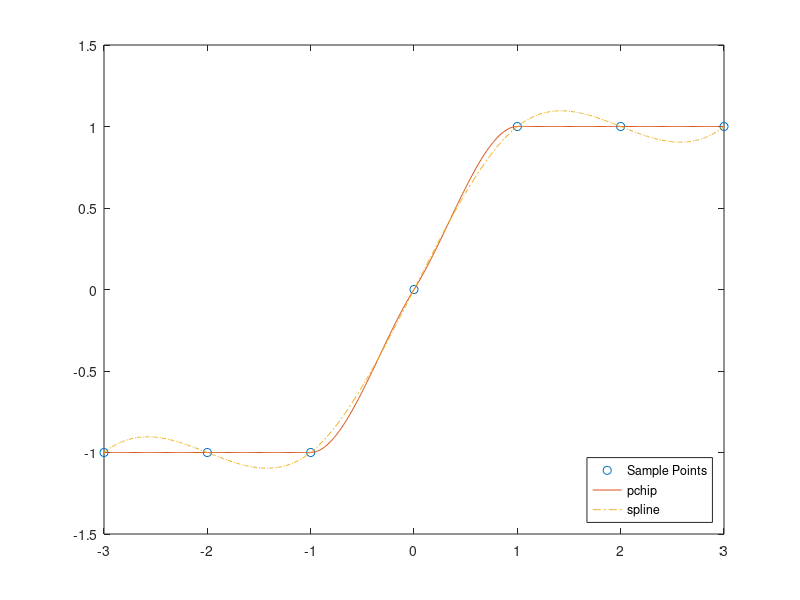
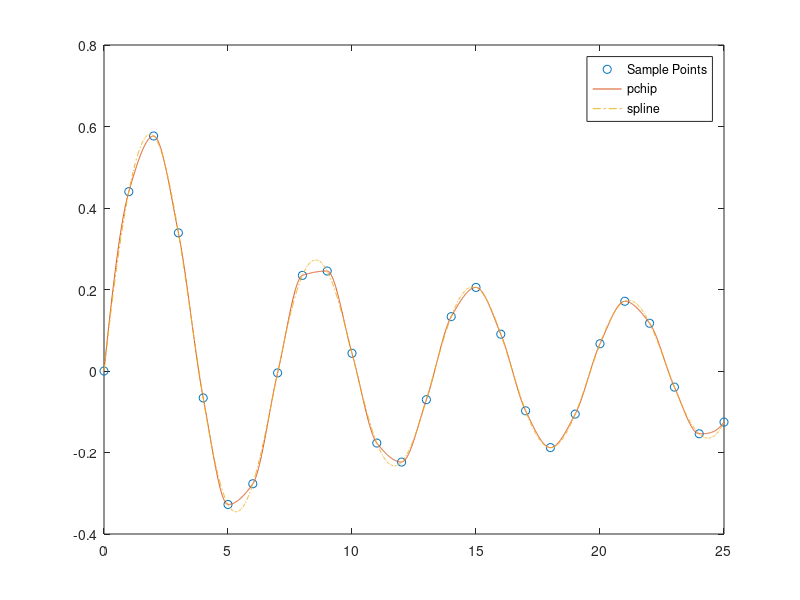

Source code (MATLAB) for these figures, in order:
clear;
clc;

x = -3:3; 
y = [-1 -1 -1 0 1 1 1]; 
xq1 = -3:.01:3;
p = pchip(x,y,xq1);
s = spline(x,y,xq1);
figure(1)
plot(x,y,'o',xq1,p,'-',xq1,s,'-.')
legend('Sample Points','pchip','spline','Location','SouthEast')

x = 0:25;
y = besselj(1,x);
xq2 = 0:0.01:25;
p = pchip(x,y,xq2);
s = spline(x,y,xq2);
figure(2)
plot(x,y,'o',xq2,p,'-',xq2,s,'-.')
legend('Sample Points','pchip','spline')

